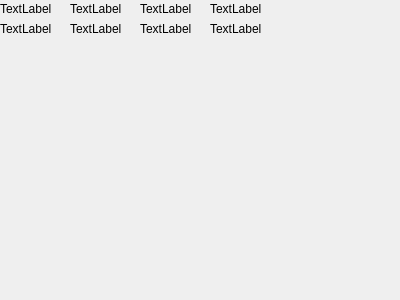
<?xml version="1.0" encoding="UTF-8"?>
<ui version="4.0">
 <class>Dialog</class>
 <widget class="QDialog" name="Dialog">
  <property name="geometry">
   <rect>
    <x>0</x>
    <y>0</y>
    <width>400</width>
    <height>300</height>
   </rect>
  </property>
  <property name="windowTitle">
   <string>Dialog</string>
  </property>
  <widget class="QLabel" name="label_curePeriodSetting">
   <property name="geometry">
    <rect>
     <x>0</x>
     <y>0</y>
     <width>67</width>
     <height>17</height>
    </rect>
   </property>
   <property name="text">
    <string>TextLabel</string>
   </property>
  </widget>
  <widget class="QLabel" name="label_curePeriodIcon">
   <property name="geometry">
    <rect>
     <x>70</x>
     <y>0</y>
     <width>67</width>
     <height>17</height>
    </rect>
   </property>
   <property name="text">
    <string>TextLabel</string>
   </property>
  </widget>
  <widget class="QLabel" name="label_cureTempSetting">
   <property name="geometry">
    <rect>
     <x>140</x>
     <y>0</y>
     <width>67</width>
     <height>17</height>
    </rect>
   </property>
   <property name="text">
    <string>TextLabel</string>
   </property>
  </widget>
  <widget class="QLabel" name="label_cureTempIcon">
   <property name="geometry">
    <rect>
     <x>210</x>
     <y>0</y>
     <width>67</width>
     <height>17</height>
    </rect>
   </property>
   <property name="text">
    <string>TextLabel</string>
   </property>
  </widget>
  <widget class="QLabel" name="label_curePowerSetting">
   <property name="geometry">
    <rect>
     <x>0</x>
     <y>20</y>
     <width>67</width>
     <height>17</height>
    </rect>
   </property>
   <property name="text">
    <string>TextLabel</string>
   </property>
  </widget>
  <widget class="QLabel" name="label_cureTempIcon_2">
   <property name="geometry">
    <rect>
     <x>70</x>
     <y>20</y>
     <width>67</width>
     <height>17</height>
    </rect>
   </property>
   <property name="text">
    <string>TextLabel</string>
   </property>
  </widget>
  <widget class="QLabel" name="label_coldWatersetting">
   <property name="geometry">
    <rect>
     <x>140</x>
     <y>20</y>
     <width>67</width>
     <height>17</height>
    </rect>
   </property>
   <property name="text">
    <string>TextLabel</string>
   </property>
  </widget>
  <widget class="QLabel" name="label_coldWaterIcon">
   <property name="geometry">
    <rect>
     <x>210</x>
     <y>20</y>
     <width>67</width>
     <height>17</height>
    </rect>
   </property>
   <property name="text">
    <string>TextLabel</string>
   </property>
  </widget>
 </widget>
 <resources/>
 <connections/>
</ui>
